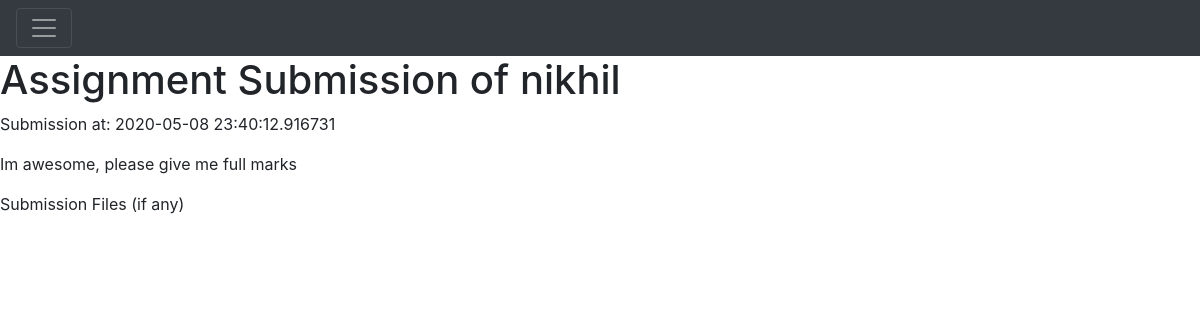
Before: /assignmentSubmission/detail/1 (signed in) with the older database file.
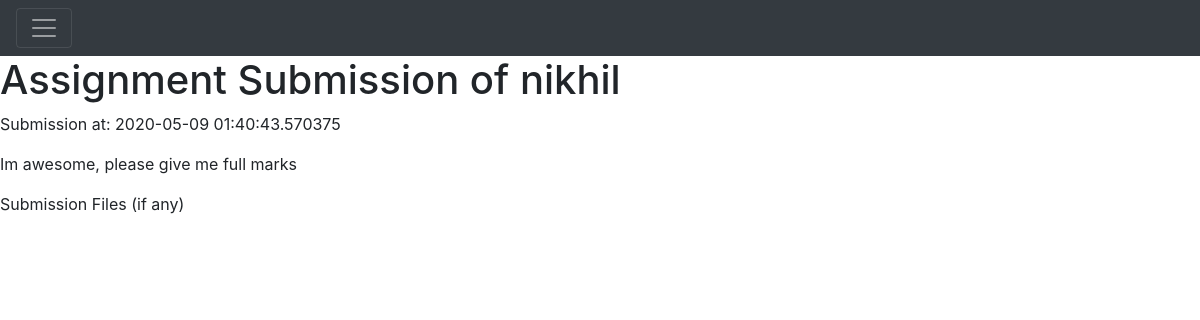
After: the same page with the newer database file.
### Application/models.py (models this page shows)
class AssignmentSubmission(db.Model):
    __tablename__ = "assignment_submissions"
    assignmentSubmissionId = db.Column(
        db.Integer,
        primary_key=True,
        autoincrement=True
    )
    submissionTime = db.Column(db.DateTime, default=datetime.datetime.utcnow())
    assignmentId = db.Column(db.Integer, db.ForeignKey('assignments.assignmentId'))
    assignment = relationship("Assignment")
    assignmentGrade = db.Column(db.String(20))
    userId = db.Column(db.Integer, db.ForeignKey('users.userId'))
    user = relationship("User")
    comment = db.Column(db.String(500))
    gradeReceived = db.Column(
        db.String(10)
    )

### Application/assignment_submissions.py (the view)
@app.route('/assignmentSubmission/detail/<id>')
@authenticate
def assignmentSubmissionDetail(id):
    print(id)
    assignmentSubmissionId = escape(id)
    submission = models.AssignmentSubmission.query.filter_by(assignmentSubmissionId=assignmentSubmissionId).first()
    return render_template('assignment_submission_detail.html',submission=submission)

### Application/templates/assignment_submission_detail.html (shortened to what this page needs)
{% extends 'main.html' %}
{% block head %}
{{ super() }}
{% endblock %}
{% block body %}
{{ super() }}
    <h1>Assignment Submission of {{ submission.user.name }} </h1>
    <p> Submission at: {{ submission.submissionTime  }} </p>
    <p> {{ submission.comment }}</p>
    <p> Submission Files (if any)</p>
{% endblock %}

Changed rows visible on the page:
changed AssignmentSubmission "Im awesome, please give me full marks": submissionTime "2020-05-08 23:40:12.916731" → "2020-05-09 01:40:43.570375"
